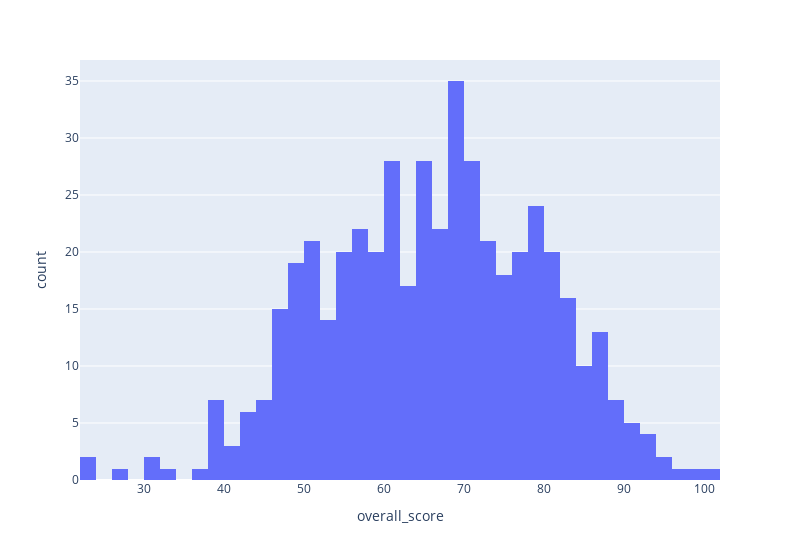

The code cell stored with this chart in its notebook:
### Markdown cell above
Muži

### Code cell
dfm = df['overall_score'].loc[df['gender'] == 'male']
dfm.plot.hist(bins=30)

g = px.histogram(dfm, x = 'overall_score', width=800, nbins=30)
g.update_traces(xbins=dict(size=2)) #bin_width
g.show()
print(dfm.sum())

### Figure 1 — Plotly figure (JSON) as saved in the notebook; plotly's stock layout.template omitted (floating-point values rounded to 4 significant figures; data arrays with more than 128 entries replaced by an {"elided": "..."} marker saying what was removed)
{"data": [{"alignmentgroup": "True", "bingroup": "x", "hovertemplate": "overall_score=%{x}<br>count=%{y}<extra></extra>", "legendgroup": "", "marker": {"color": "#636efa", "pattern": {"shape": ""}}, "name": "", "nbinsx": 30, "offsetgroup": "", "orientation": "v", "showlegend": false, "type": "histogram", "x": {"elided": "482 float values"}, "xaxis": "x", "xbins": {"size": 2}, "yaxis": "y"}], "layout": {"barmode": "relative", "legend": {"tracegroupgap": 0}, "margin": {"t": 60}, "width": 800, "xaxis": {"anchor": "y", "domain": [0, 1], "title": {"text": "overall_score"}}, "yaxis": {"anchor": "x", "domain": [0, 1], "title": {"text": "count"}}}}
